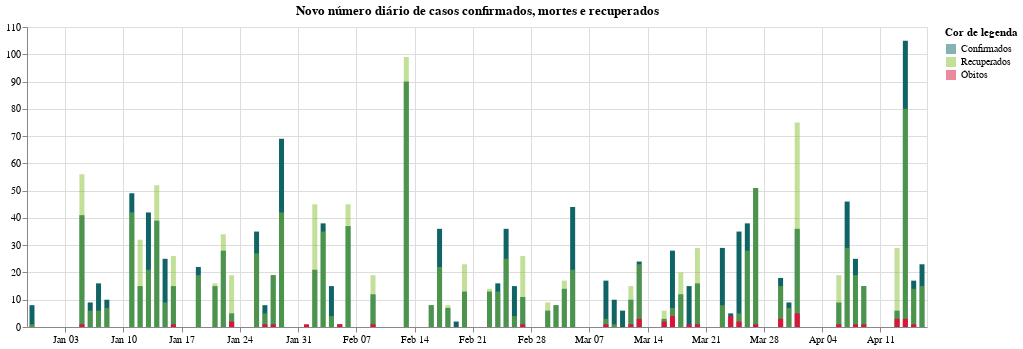

Notebook cell for this chart:
### Code cell
city['daily_cases'] = city['totalCases'].diff()
city['daily_deaths'] = city['totalDeaths'].diff()
city['daily_recovered'] = city['totalRecovered'].diff()

tempDailyCases = city[['date','daily_cases']]
tempDailyCases["title"] = _("Confirmed")

tempDailyDeaths = city[['date','daily_deaths']]
tempDailyDeaths["title"] = _("Deaths")

tempDailyRecovered = city[['date','daily_recovered']]
tempDailyRecovered["title"] = _("Recovered")

temp = tempDailyCases.append(tempDailyDeaths)
temp = temp.append(tempDailyRecovered)

dailyCases = alt.Chart(temp).mark_bar().encode(alt.X('date:T', title = None), alt.Y('daily_cases:Q', title = None)) # color='#106466' 
dailyDeaths = alt.Chart(temp).mark_bar().encode(alt.X('date:T', title = None), alt.Y('daily_deaths:Q', title = None)) # color = '#DC143C'
dailyRecovered = alt.Chart(temp).mark_bar(opacity = 0.5).encode(alt.X('date:T', title = None), alt.Y('daily_recovered:Q', title = None)) # color = '#87C232'

(dailyCases + dailyRecovered + dailyDeaths).encode(color=alt.Color('title', scale = alt.Scale(range = ['#106466','#87C232','#DC143C']), legend = alt.Legend(title=_("Legend colour")))).properties(title = _("Daily new number of confirmed cases, deaths and recovered"), width = 900)

### Figure 1 — Vega-Lite specification as saved in the notebook (floating-point values rounded to 4 significant figures; data arrays with more than 128 entries replaced by an {"elided": "..."} marker saying what was removed)
{"config": {"view": {"continuousWidth": 400, "continuousHeight": 300}}, "layer": [{"mark": "bar", "encoding": {"x": {"type": "temporal", "field": "date", "title": null}, "y": {"type": "quantitative", "field": "daily_cases", "title": null}}}, {"mark": {"type": "bar", "opacity": 0.5}, "encoding": {"x": {"type": "temporal", "field": "date", "title": null}, "y": {"type": "quantitative", "field": "daily_recovered", "title": null}}}, {"mark": "bar", "encoding": {"x": {"type": "temporal", "field": "date", "title": null}, "y": {"type": "quantitative", "field": "daily_deaths", "title": null}}}], "data": {"name": "data-06087c6cc407c4f233d46acf7343b24d"}, "encoding": {"color": {"type": "nominal", "field": "title", "legend": {"title": "Cor de legenda"}, "scale": {"range": ["#106466", "#87C232", "#DC143C"]}}}, "title": "Novo número diário de casos confirmados, mortes e recuperados", "width": 900, "$schema": "https://vega.github.io/schema/vega-lite/v4.8.1.json", "datasets": {"data-06087c6cc407c4f233d46acf7343b24d": {"elided": "306 records"}}}
